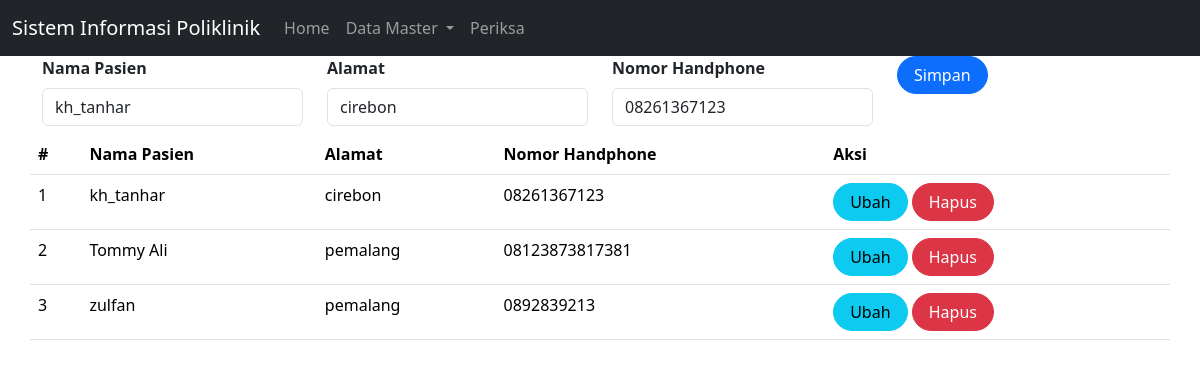
Page /pasien.php?id=11 on the committed database.
### tables this page shows
CREATE TABLE `pasien` (
  `id` int(10) NOT NULL,
  `nama` varchar(100) NOT NULL,
  `alamat` varchar(100) NOT NULL,
  `no_hp` varchar(20) NOT NULL
);

### pasien.php (the view, shortened to what this page needs)
<!doctype html>
<html lang="en">
  <head>
    <link href="https://cdn.jsdelivr.net/npm/bootstrap@5.3.2/dist/css/bootstrap.min.css" rel="stylesheet">
  </head>
  <body>
  <nav class="navbar navbar-expand-lg  navbar-dark bg-dark">
  <div class="container-fluid">
    <a class="navbar-brand" href="#">
      Sistem Informasi Poliklinik
    </a>
    <div class="collapse navbar-collapse" id="navbarNavDropdown">
      <ul class="navbar-nav">
        <li class="nav-item">
          <a class="nav-link" aria-current="page" href="index.php">
            Home
          </a>
        </li>
        <li class="nav-item dropdown">
          <a class="nav-link dropdown-toggle" href="#" role="button"
          data-bs-toggle="dropdown" aria-expanded="false">
            Data Master
          </a>
        </li>
        <li class="nav-item">
          <a class="nav-link"
          href="periksa.php?page=periksa">
            Periksa
          </a>
        </li>
      </ul>
    </div>
  </div>
</nav>
<?php
include'koneksi.php';
?>
<body>
    <div class="container">
    <form class="form row" method="POST" action="" name="myForm" onsubmit="return(validate());">
    <?php
    $nama = '';
    $alamat = '';
    $no_hp = '';
    if (isset($_GET['id'])) {
        $ambil = mysqli_query($mysqli,
        "SELECT * FROM pasien
        WHERE id='" . $_GET['id'] . "'");
        while ($row = mysqli_fetch_array($ambil)) {
            $nama = $row['nama'];
            $alamat = $row['alamat'];
            $no_hp = $row['no_hp'];
        }
    ?>
    <?php
    }
    ?>
     <div class="col">
        <label for="inputNama" class="form-label fw-bold">
            Nama Pasien
        </label>
        <input type="varchar" class="form-control" name="nama" id="inputNama" placeholder="Nama Pasien" value="<?php echo $nama ?>">
    </div>
    <div class="col">
        <label for="inputAlamat" class="form-label fw-bold">
            Alamat
        </label>
        <input type="varchar" class="form-control" name="alamat" id="inputAlamat" placeholder="Alamat" value="<?php echo $alamat ?>">
    </div>
    <div class="col mb-2">
        <label for="inputNo_hp" class="form-label fw-bold">
        Nomor Handphone
        </label>
        <input type="varchar" class="form-control" name="no_hp" id="inputNo_hp" placeholder="Nomor Handphone" value="<?php echo $no_hp ?>">
    </div>
    <div class="col">
        <button type="submit" class="btn btn-primary rounded-pill px-3" name="simpan">Simpan</button>
    </div>
<table class="table table-hover">
    <thead>
        <tr>
            <th scope="col">#</th>
            <th scope="col">Nama Pasien</th>
            <th scope="col">Alamat</th>
            <th scope="col">Nomor Handphone</th>
            <th scope="col">Aksi</th>
        </tr>
    </thead>
    <tbody>
    <?php
   $result = mysqli_query(
    $mysqli,"SELECT * FROM pasien ORDER BY nama"
    );
$no = 1;
while ($data = mysqli_fetch_array($result)) {
?>
    <tr>
        <td><?php echo $no++ ?></td>
        <td><?php echo $data['nama'] ?></td>
        <td><?php echo $data['alamat'] ?></td>
        <td><?php echo $data['no_hp'] ?></td>
                <td>
                    <a class="btn btn-info rounded-pill px-3"
                    href="pasien.php?id=<?php echo $data['id'] ?>">Ubah
                    </a>
                    <a class="btn btn-danger rounded-pill px-3"
                    href="pasien.php?id=<?php echo $data['id'] ?>&aksi=hapus">Hapus
                    </a>
                </td>
            </tr>
        <?php
        }
        ?>
    </tbody>
</form>
</body>
</html>

### rows in the picture
pasien: nama "kh_tanhar", alamat "cirebon", no_hp "08261367123"
pasien: nama "Tommy Ali", alamat "pemalang", no_hp "08123873817381"
pasien: nama "zulfan", alamat "pemalang", no_hp "0892839213"
